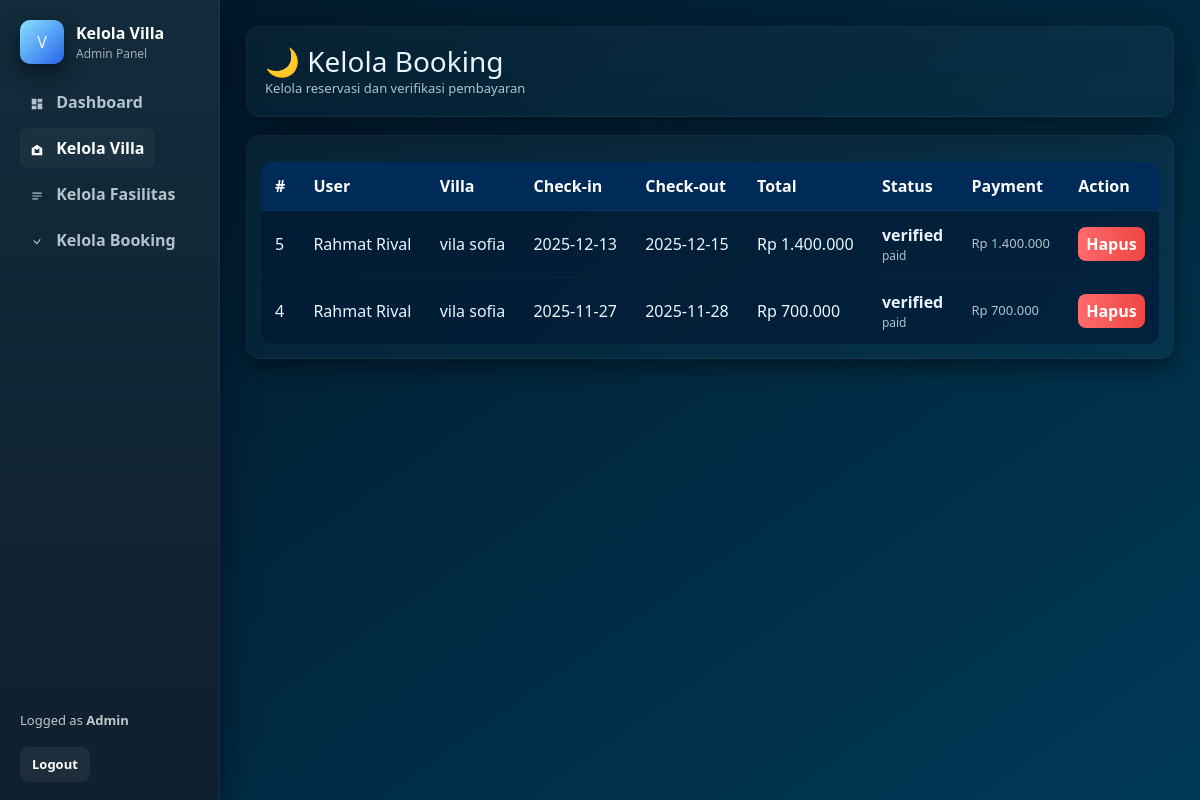
Screenshot of /Reservasi_Villa/backend/bookings.php (signed in) with the database file from the repository.
### tables this page shows
CREATE TABLE `bookings` (
  `id` int(11) NOT NULL,
  `user_id` int(11) NOT NULL,
  `villa_id` int(11) NOT NULL,
  `checkin_date` date NOT NULL,
  `checkout_date` date NOT NULL,
  `total_price` int(11) NOT NULL,
  `status` enum('pending','verified','cancelled') DEFAULT 'pending',
  `payment_status` enum('unpaid','paid') DEFAULT 'unpaid',
  `created_at` timestamp NOT NULL DEFAULT current_timestamp()
);

CREATE TABLE `users` (
  `id` int(11) NOT NULL,
  `name` varchar(100) NOT NULL,
  `email` varchar(100) NOT NULL,
  `password` varchar(255) NOT NULL,
  `role` enum('admin','customer') NOT NULL DEFAULT 'customer',
  `created_at` timestamp NOT NULL DEFAULT current_timestamp()
);

CREATE TABLE `villas` (
  `id` int(11) NOT NULL,
  `name` varchar(100) NOT NULL,
  `price` int(11) NOT NULL,
  `location` varchar(200) NOT NULL,
  `description` text DEFAULT NULL,
  `image` varchar(255) DEFAULT NULL,
  `status` enum('available','unavailable') DEFAULT 'available'
);

CREATE TABLE `booking_payments` (
  `id` int(11) NOT NULL,
  `booking_id` int(11) NOT NULL,
  `payment_method_id` int(11) NOT NULL,
  `amount` int(11) NOT NULL,
  `proof_image` varchar(255) DEFAULT NULL,
  `created_at` datetime DEFAULT current_timestamp(),
  `paid_at` datetime DEFAULT NULL
);

### Reservasi_Villa/config/functions.php (called while the page is built, shortened)
<?php
function esc($s) {
    return htmlspecialchars($s, ENT_QUOTES, 'UTF-8');
}
?>

### Reservasi_Villa/backend/bookings.php (the view, shortened to what this page needs)
<?php
require_once __DIR__ . '/../config/functions.php';
$res = $conn->query('SELECT b.*, u.name as user_name, v.name as villa_name
                     FROM bookings b
                     JOIN users u ON u.id=b.user_id
                     JOIN villas v ON v.id=b.villa_id
                     ORDER BY b.created_at DESC');
?>
<!doctype html>
<html lang="id">
<head>
    <link href="https://cdn.jsdelivr.net/npm/bootstrap@5.3.2/dist/css/bootstrap.min.css" rel="stylesheet">
</head>
<body>
    <div class="app">
        <aside class="sidebar" aria-label="Sidebar menu">
            <div class="brand">
                <div class="logo">V</div>
                <div>
                    <div class="title">Kelola Villa</div>
                    <div class="sub">Admin Panel</div>
                </div>
            </div>
            <nav class="nav" role="navigation">
                <a href="index.php"><svg width="14" height="14" style="vertical-align:middle;margin-right:8px" viewBox="0 0 24 24" fill="none">
                        <path d="M3 13h8V3H3v10zM21 21h-8V11h8v10zM3 21h8v-6H3v6zM21 3v6h-8V3h8z" fill="currentColor" />
                    </svg> Dashboard</a>
                <a href="villas.php" class="active"><svg width="14" height="14" style="vertical-align:middle;margin-right:8px" viewBox="0 0 24 24" fill="none">
                        <path d="M12 3l9 6v12H3V9l9-6zM12 12l-4-3v8h8v-8l-4 3z" fill="currentColor" />
                    </svg> Kelola Villa</a>
                <a href="facilities.php"><svg width="14" height="14" style="vertical-align:middle;margin-right:8px" viewBox="0 0 24 24" fill="none">
                        <path d="M4 6h16v2H4V6zm0 5h16v2H4v-2zm0 5h10v2H4v-2z" fill="currentColor" />
                    </svg> Kelola Fasilitas</a>
                <a href="bookings.php"><svg width="14" height="14" style="vertical-align:middle;margin-right:8px" viewBox="0 0 24 24" fill="none">
                        <path d="M7 10l5 5 5-7" stroke="currentColor" stroke-width="2" stroke-linecap="round" stroke-linejoin="round" />
                    </svg> Kelola Booking</a>
            </nav>
            <div class="logout">
                Logged as <strong><?php echo htmlspecialchars($_SESSION['user'] ?? 'Admin'); ?></strong><br>
                <div style="margin-top:8px"><a href="../frontend/logout.php">Logout</a></div>
            </div>
        </aside>
        <main class="content">
            <div class="panel">
                <h3>🌙 Kelola Booking</h3>
                <div class="muted">Kelola reservasi dan verifikasi pembayaran</div>
            </div>
            <div class="card-base">
                <div class="table-wrap">
                    <table aria-describedby="Daftar booking">
                        <thead>
                            <tr>
                                <th>#</th>
                                <th>User</th>
                                <th>Villa</th>
                                <th>Check-in</th>
                                <th>Check-out</th>
                                <th>Total</th>
                                <th>Status</th>
                                <th>Payment</th>
                                <th>Action</th>
                            </tr>
                        </thead>
                        <tbody>
                            <?php while ($b = $res->fetch_assoc()):
                                $payment = $conn->query('SELECT * FROM booking_payments WHERE booking_id=' . intval($b['id']) . ' ORDER BY id DESC LIMIT 1')->fetch_assoc();
                            ?>
                                <tr>
                                    <td><?= intval($b['id']) ?></td>
                                    <td><?= esc($b['user_name']) ?></td>
                                    <td><?= esc($b['villa_name']) ?></td>
                                    <td><?= esc($b['checkin_date']) ?></td>
                                    <td><?= esc($b['checkout_date']) ?></td>
                                    <td>Rp <?= number_format($b['total_price'], 0, ',', '.') ?></td>
                                    <td>
                                        <div style="font-weight:700"><?= esc($b['status']) ?></div>
                                        <div class="muted" style="font-size:12px"><?= esc($b['payment_status']) ?></div>
                                    </td>
                                    <td>
                                        <?php if ($payment): ?>
                                            <div class="muted">Rp <?= number_format($payment['amount'], 0, ',', '.') ?></div>
                                        <?php else: ?>
                                            <div class="muted">-</div>
                                        <?php endif; ?>
                                    </td>
                                    <td>
                                        <a href="?delete=<?= intval($b['id']) ?>" class="btn-del" onclick="return confirm('Yakin ingin menghapus booking #<?= intval($b['id']) ?>? Semua data pembayaran yang terkait juga akan dihapus.')">Hapus</a>
                                    </td>
                                </tr>
                            <?php endwhile; ?>
                        </tbody>
                    </table>
                </div>
            </div>
        </main>
    </div>
</body>
</html>

### Reservasi_Villa/backend/bookings.php (style rules this page uses)
:root { --bg-1: #001628; --bg-2: #003a57; --panel: rgba(255, 255, 255, 0.04); --muted: rgba(235, 245, 255, 0.75); }
html, body { height: 100%; margin: 0; font-family: 'Segoe UI', Arial, sans-serif; background: linear-gradient(145deg, var(--bg-1), var(--bg-2)); color: #e8f6ff; }
.app { display: flex; min-height: 100vh; }
.sidebar { width: 220px; background: linear-gradient(180deg, #122b3a, #0f2030); padding: 20px; box-shadow: 0 6px 30px rgba(2, 6, 23, 0.6); border-right: 1px solid rgba(255, 255, 255, 0.06); position: relative; }
.brand { display: flex; gap: 12px; align-items: center; margin-bottom: 18px; }
.brand .logo { width: 44px; height: 44px; border-radius: 10px; overflow: hidden; background: linear-gradient(135deg, #8be3ff, #2563eb); box-shadow: 0 8px 18px rgba(3, 10, 20, 0.6); display: flex; align-items: center; justify-content: center; }
.brand .title { font-weight: 800; color: #fff; }
.brand .sub { font-size: 12px; color: rgba(255, 255, 255, 0.6); }
.nav { margin-top: 6px; }
.nav a { display: block; color: var(--muted); padding: 8px 10px; border-radius: 8px; text-decoration: none; margin-bottom: 6px; font-weight: 600; transition: .12s ease; }
.nav a.active { background: rgba(255, 255, 255, 0.04); color: #fff; box-shadow: inset 0 0 0 1px rgba(255, 255, 255, 0.02); }
.sidebar .logout { position: absolute; bottom: 18px; left: 20px; right: 20px; font-size: 13px; color: rgba(255, 255, 255, 0.75); }
.sidebar .logout a { display: inline-block; margin-top: 8px; padding: 8px 12px; background: rgba(255, 255, 255, 0.06); border-radius: 8px; color: #fff; text-decoration: none; font-weight: 700; }
.content { flex: 1; padding: 26px; }
.panel { background: linear-gradient(180deg, rgba(255, 255, 255, 0.03), rgba(255, 255, 255, 0.02)); padding: 18px; border-radius: 14px; box-shadow: 0 10px 40px rgba(0, 0, 0, 0.45); border: 1px solid rgba(255, 255, 255, 0.04); margin-bottom: 18px; }
.panel h3 { margin: 0; color: #eaf6ff; }
.panel .muted { color: var(--muted); }
.card-base { background: linear-gradient(180deg, rgba(255, 255, 255, 0.03), rgba(255, 255, 255, 0.02)); border-radius: 14px; padding: 14px; border: 1px solid rgba(255, 255, 255, 0.04); box-shadow: 0 8px 22px rgba(0, 0, 0, 0.45); }
.table-wrap { margin-top: 8px; border-radius: 12px; overflow: hidden; }
table { width: 100%; border-collapse: collapse; color: #eaf6ff; background: rgba(0, 22, 50, 0.6); }
thead th { background: rgba(0, 45, 95, 0.85); color: #fff; font-weight: 700; padding: 12px 14px; text-align: left; }
tbody td { padding: 12px 14px; border-top: 1px solid rgba(255, 255, 255, 0.03); vertical-align: middle; }
.btn-del { background: linear-gradient(90deg, #ff6b6b, #ef4444); border: none; color: #fff; padding: 6px 8px; border-radius: 8px; font-weight: 700; text-decoration: none; }
.muted { color: var(--muted); font-size: 13px; }

### rows the page displays
bookings: id "5", user.name "Rahmat Rival", villa.name "vila sofia", checkin_date "2025-12-13", checkout_date "2025-12-15", total_price "1.400.000", status "verified", payment_status "paid", booking_payments.amount "1.400.000"
bookings: id "4", user.name "Rahmat Rival", villa.name "vila sofia", checkin_date "2025-11-27", checkout_date "2025-11-28", total_price "700.000", status "verified", payment_status "paid", booking_payments.amount "700.000"

### other values shown
$_SESSION['user'] "Admin"
